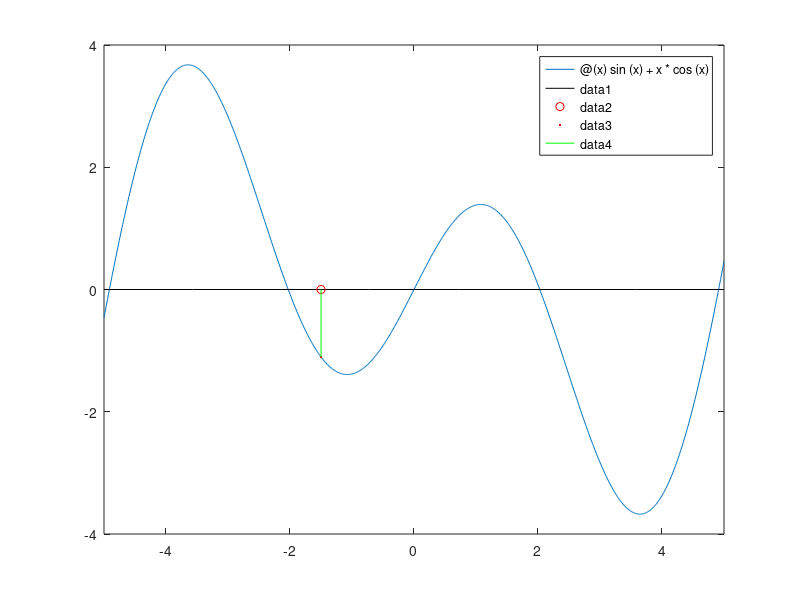

This figure's MATLAB source: (Note: this script raises an error after producing the figure.)
%set starting value 
x=-1.5;
%set max number of iterations 
nmax=25; 
%initialize error bound eps 
eps=1;
%initialize array of iterates
xvals=x; 

MARGIN=1e-7
%initialize the domain (drawing rectangle)
xMin=-5%0.95
xMax=5%1.35

%initialize n (counts iterations)
n=0;                                           
f=@(x)sin(x)+x*cos(x)
%f=@(x)(x-1)^2
%f=@(x)x^6-2
fplot(f,[xMin,xMax])
hold on
fplot(@(x)0*x,[xMin,xMax],'k-')                           
%plot x axis
plot(x,0,'ro')
plot(x,feval(f,x),'r.')
plot([x x], [0 feval(f,x)],'g-')

%set while-conditions 
while eps>=MARGIN&n<=nmax                        
    
    xNext=x-(sin(x)+x*cos(x))/(2*cos(x)-x*sin(x));
    
    %compute next iterate 
    xNext=x-feval(f,x)/eval(diff(sym(f)))
    
    %write next iterate in array 
    xvals=[xvals;xNext]; 
    
    %draw a tangent till the intersection with x axis
    plot([x xNext], [feval(f,x) 0],'k-')
    
    %mark this intersection point as a red circle
    plot(xNext,0,'ro')
    
    %pause for 1 second
    pause(1)
    
    %draw a vertical line from the intersection point to curve 
    plot([xNext xNext], [0 feval(f,xNext)],'g-')
    
    %mark it as a red point
    plot(xNext,feval(f,xNext),'r.')
    
    %compute error
    eps=abs(xNext-x);                              
    %update x and n 
    x=xNext;n=n+1; 
    
    %pause for 1 second
    pause(1)
end
text(xNext,feval(f,xNext)-0.5,num2str(xNext,'%.16f'),'Color','r');
%end of while-loop